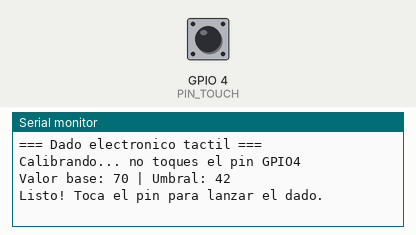
Bench run of a sketch on a simulated ESP32. On the bench: the last lines printed to the serial monitor. The inputs (shaded band) are chosen by the test bench; at power-on: GPIO 4 (PIN_TOUCH) HIGH. Random numbers use the default seed unless the sketch sets one.

Above: at 4.2 s.
4.3 s: GPIO 4 (PIN_TOUCH) pulled LOW for 0.15 s
At 5.7 s:
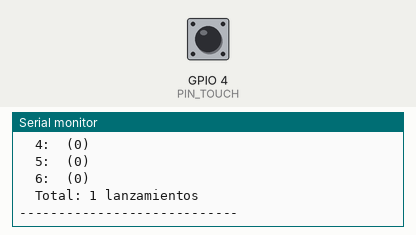
5.9 s: GPIO 4 (PIN_TOUCH) pulled LOW for 1 s
At 7.9 s:
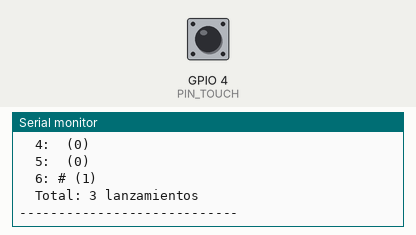
8.9 s: GPIO 4 (PIN_TOUCH) pulled LOW for 0.15 s
At 10.1 s:
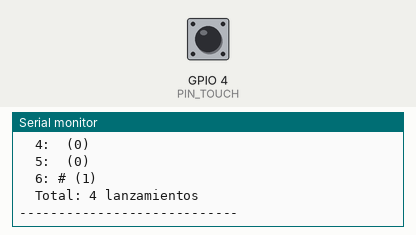
11.1 s: GPIO 4 (PIN_TOUCH) pulled LOW for 3.2 s
At 15.0 s:
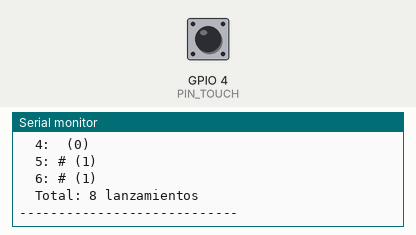
Timing chart, 0 to 16.5 s (numbered marks = the images above; inputs shaded):
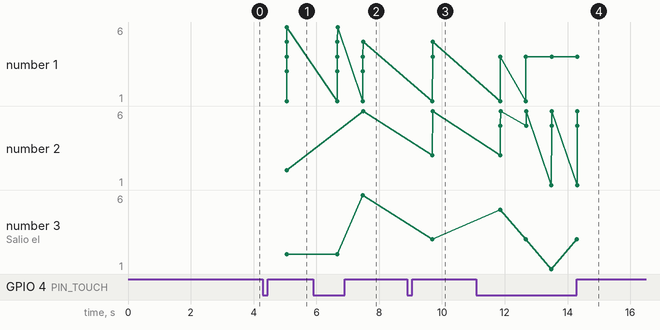

Measured:
- after the input at 4.3 s, the serial monitor: prints a new line at once (image 1)
- after the input at 5.9 s, the serial monitor: prints a new line after 0.77 s (image 2)
- after the input at 8.9 s, the serial monitor: prints a new line after 0.79 s (image 3)
- after the input at 11.1 s, the serial monitor: prints a new line after 0.76 s (image 4)

The sketch:

dado-electronico.ino
```cpp
/*
  Dado electrónico táctil para ESP32
  - Toca el pin GPIO4 (T0) para lanzar el dado
  - Muestra el resultado y estadísticas de cada número
  Monitor serie: 115200 baudios
*/

const int PIN_TOUCH = 4;           // GPIO4 = T0
const unsigned long ANTIREBOTE_MS = 600;

int umbral = 0;
int conteo[6] = {0, 0, 0, 0, 0, 0};
int totalLanzamientos = 0;
unsigned long ultimoToque = 0;

void dibujarDado(int n) {
  // Cada fila del dado: 3 posiciones (izq, centro, der)
  const bool caras[6][9] = {
    {0,0,0, 0,1,0, 0,0,0},  // 1
    {1,0,0, 0,0,0, 0,0,1},  // 2
    {1,0,0, 0,1,0, 0,0,1},  // 3
    {1,0,1, 0,0,0, 1,0,1},  // 4
    {1,0,1, 0,1,0, 1,0,1},  // 5
    {1,0,1, 1,0,1, 1,0,1}   // 6
  };

  Serial.println("  +-------+");
  for (int fila = 0; fila < 3; fila++) {
    Serial.print("  | ");
    for (int col = 0; col < 3; col++) {
      Serial.print(caras[n - 1][fila * 3 + col] ? "o" : " ");
      if (col < 2) Serial.print(" ");
    }
    Serial.println(" |");
  }
  Serial.println("  +-------+");
}

void mostrarEstadisticas() {
  Serial.println("\n  Estadisticas:");
  for (int i = 0; i < 6; i++) {
    Serial.printf("  %d: ", i + 1);
    for (int j = 0; j < conteo[i]; j++) Serial.print("#");
    Serial.printf(" (%d)\n", conteo[i]);
  }
  Serial.printf("  Total: %d lanzamientos\n", totalLanzamientos);
}

void setup() {
  Serial.begin(115200);
  delay(1000);

  Serial.println("\n=== Dado electronico tactil ===");
  Serial.println("Calibrando... no toques el pin GPIO4");
  delay(1000);

  // Calibración: promedio de lecturas sin tocar
  long suma = 0;
  for (int i = 0; i < 50; i++) {
    suma += touchRead(PIN_TOUCH);
    delay(20);
  }
  int base = suma / 50;
  umbral = base * 0.6;  // al tocar, el valor baja en el ESP32 clasico

  Serial.printf("Valor base: %d | Umbral: %d\n", base, umbral);
  Serial.println("Listo! Toca el pin para lanzar el dado.\n");
}

void loop() {
  int lectura = touchRead(PIN_TOUCH);

  if (lectura < umbral && millis() - ultimoToque > ANTIREBOTE_MS) {
    ultimoToque = millis();

    Serial.println("Lanzando...");
    for (int i = 0; i < 5; i++) {   // pequeña "animación"
      Serial.print(".");
      delay(150);
    }
    Serial.println();

    int resultado = (esp_random() % 6) + 1;
    conteo[resultado - 1]++;
    totalLanzamientos++;

    Serial.printf("\n  Salio el %d!\n", resultado);
    dibujarDado(resultado);
    mostrarEstadisticas();
    Serial.println("\n----------------------------");
  }

  delay(50);
}
```
